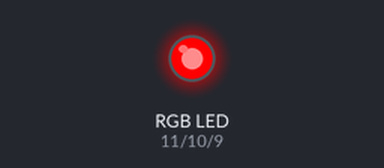
This sketch was run on a simulated Arduino Uno, built with avr-gcc and run on an emulated ATmega328P. On the bench: an RGB LED mixed from three pins (HIGH = lit). Dim RGB values are drawn brighter than linear.

Above: at 0.05 s.
At 1.25 s:
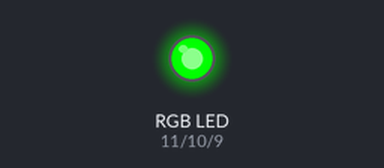
At 2.5 s:
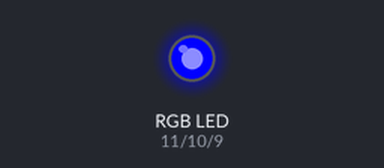
At 5.0 s:
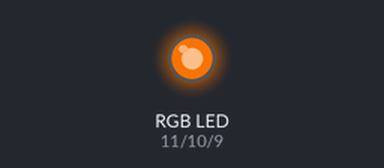
At 7.5 s:
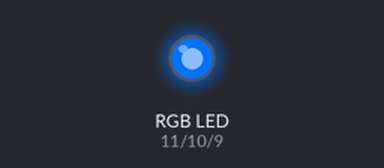
At 10.0 s:
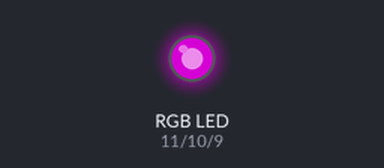
Timing chart, 0 to 13.0 s (numbered marks = the images above):
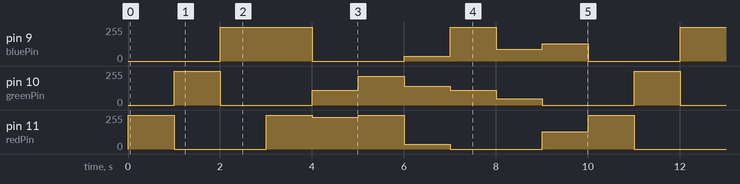

The sketch:

11-rgb_led.ino
```cpp
/*
  The code controls an RGB LED connected to an Arduino. It cycles through
  a sequence of colors by adjusting the intensity of the red, green, and blue
  LEDs. The function color(int red, int green, int blue) is used to set the
  color of the RGB LED.

  Board: Arduino Uno R4
  Component: RGB LED
*/

// Define pin numbers for the RGB LED
const int redPin = 11;     // Red pin connected to digital pin 11
const int greenPin = 10;   // Green pin connected to digital pin 10
const int bluePin = 9;     // Blue pin connected to digital pin 9

// Initialization function
void setup() {
  // Set RGB LED pins as output
  pinMode(redPin, OUTPUT);
  pinMode(greenPin, OUTPUT);
  pinMode(bluePin, OUTPUT);
}

// Main loop function
void loop() {
  // Cycle through basic colors
  color(255, 0, 0);  // Red
  delay(1000);       // Wait for 1 second
  color(0, 255, 0);  // Green
  delay(1000);       // Wait for 1 second
  color(0, 0, 255);  // Blue
  delay(1000);       // Wait for 1 second

  // Cycle through blended colors
  color(255, 0, 252);  // Magenta
  delay(1000);         // Wait for 1 second
  color(237, 109, 0);  // Orange
  delay(1000);         // Wait for 1 second
  color(255, 215, 0);  // Yellow
  delay(1000);         // Wait for 1 second
  color(34, 139, 34);  // Forest Green
  delay(1000);         // Wait for 1 second
  color(0, 112, 255);  // Light Blue
  delay(1000);         // Wait for 1 second
  color(0, 46, 90);    // Indigo
  delay(1000);         // Wait for 1 second
  color(128, 0, 128);  // Purple
  delay(1000);         // Wait for 1 second
}

// Function to set the RGB LED color
void color(int red, int green, int blue) {
  // Write analog values to the RGB pins
  analogWrite(redPin, red);
  analogWrite(greenPin, green);
  analogWrite(bluePin, blue);
}
```

Measured:
- by itself, pin 9 (bluePin): repeats every 10.0 s: 252/255 1.0 s, 0/255 2.0 s, 34/255 1.0 s, 255/255 1.0 s, 90/255 1.0 s, 128/255 1.0 s, 0/255 2.0 s, 255/255 1.0 s
- by itself, pin 11 (redPin): repeats every 10.0 s: 0/255 2.0 s, 255/255 1.0 s, 237/255 1.0 s, 255/255 1.0 s, 34/255 1.0 s, 0/255 2.0 s, 128/255 1.0 s, 255/255 1.0 s
